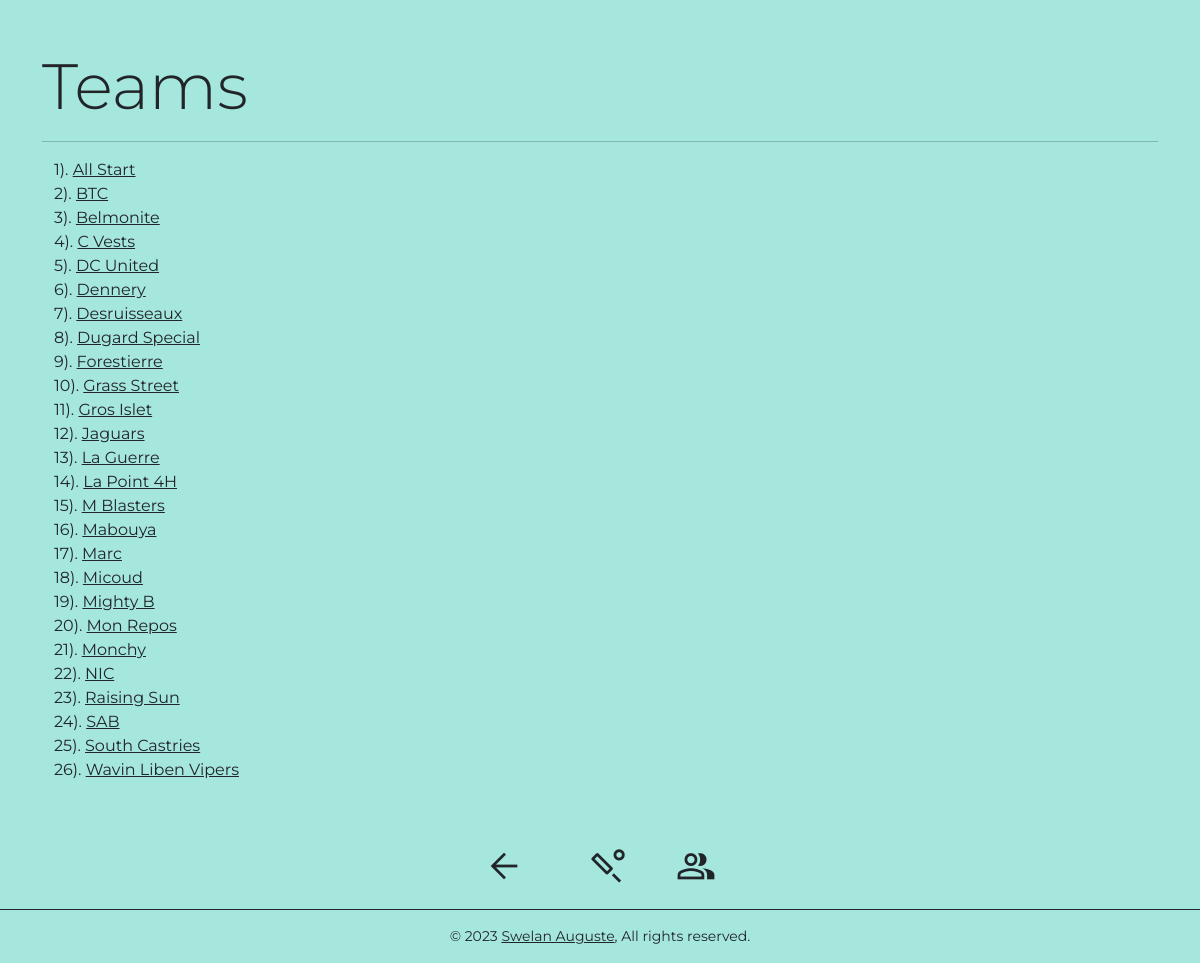
The page /teams on the database its author committed.
### games/models.py (models this page shows, shortened)
class TimeStamp(models.Model):
    class Meta:
        abstract = True
    created = models.DateTimeField(auto_now_add=True)
    updated = models.DateTimeField(auto_now=True)

class Team(TimeStamp):
    name = models.CharField(max_length=100)
    class Meta:
        ordering = ("name",)
    def __str__(self):
        return self.name

### games/views.py (the view)
# urls.py: path("teams", TeamListView.as_view(), name="teams"),
class TeamListView(ListView):
    model = Team

### templates/games/team_list.html (shortened to what this page needs)
{% extends 'base.html' %}
{% block content %}
<div class="container py-5">
    <div class="display-3">Teams</div>
    <hr>
    <div class="container">
        {% for team in object_list %}
        {{forloop.counter}}). <a class="text-dark" href="{% url 'team-detail' team.pk %}">{{team}}</a><br>
        {% endfor %}
    </div>
</div>
{% endblock content %}

### static/css/main.css (style rules this page uses)
html, body { font-family: 'Montserrat', sans-serif; background-color: #A5E7DC; }

### rows shown on the page
Team: name "All Start"
Team: name "BTC"
Team: name "Belmonite"
Team: name "C Vests"
Team: name "DC United"
Team: name "Dennery"
Team: name "Desruisseaux"
Team: name "Dugard Special"
Team: name "Forestierre"
Team: name "Grass Street"
Team: name "Gros Islet"
Team: name "Jaguars"
Team: name "La Guerre"
Team: name "La Point 4H"
Team: name "M Blasters"
Team: name "Mabouya"
Team: name "Marc"
Team: name "Micoud"
Team: name "Mighty B"
Team: name "Mon Repos"
Team: name "Monchy"
Team: name "NIC"
Team: name "Raising Sun"
Team: name "SAB"
Team: name "South Castries"
Team: name "Wavin Liben Vipers"
